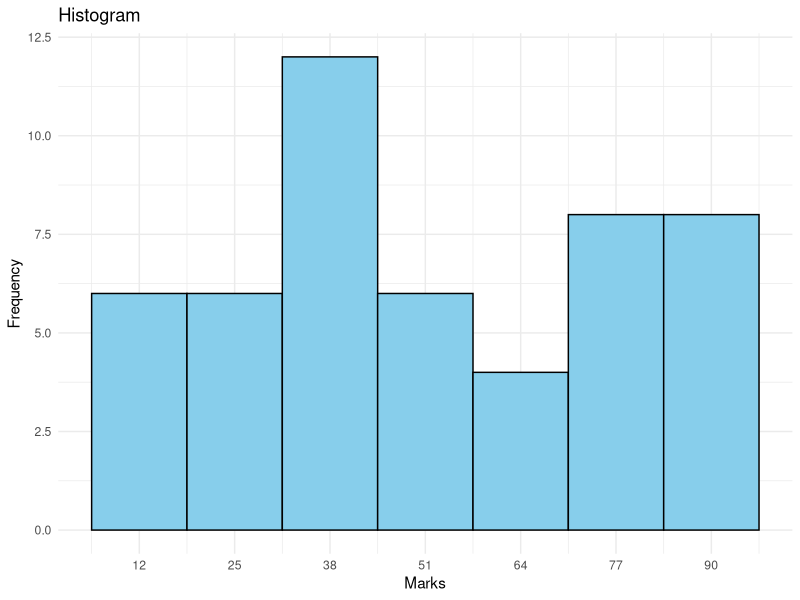
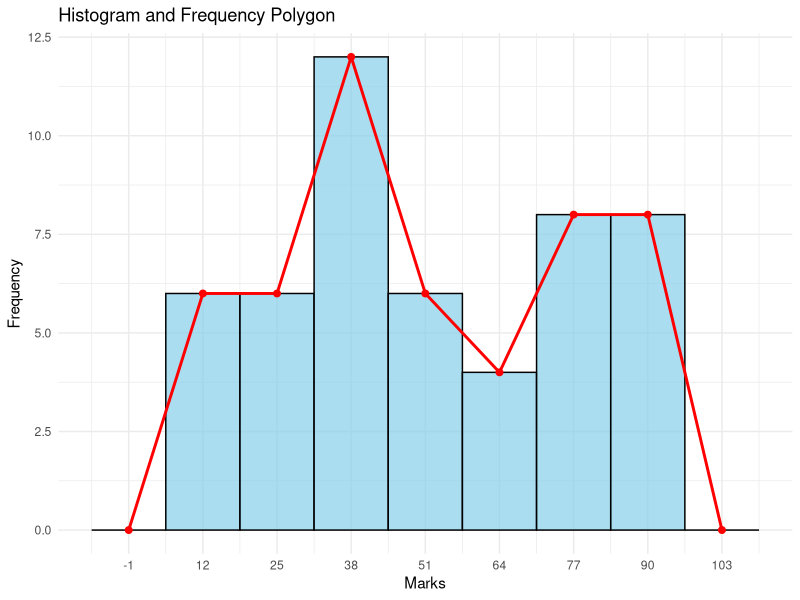
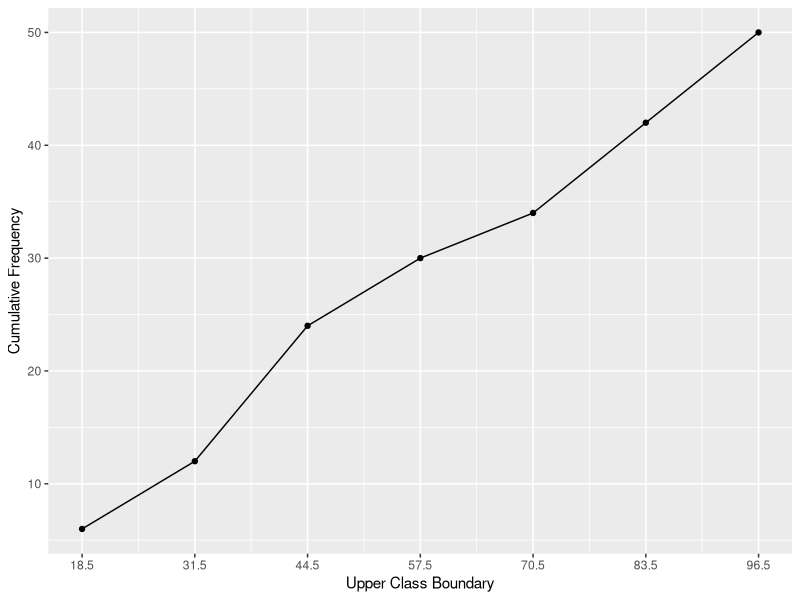

The R source for these figures, in order:
## ---- chunk 1
library(knitr)
library(kableExtra)
set.seed(1)
marks <- round(runif(50, 0, 100),0)
matrix_data <- matrix(marks, ncol = 10, byrow = TRUE)
kable(matrix_data) |>
  kable_styling()

## ---- chunk 2
smarks <- sort(round(runif(50, 0, 100),0))
smatrix_data <- matrix(smarks, ncol = 10, byrow = TRUE)
kable(smatrix_data) |>
  kable_styling()
## ---- chunk 3
kable(smatrix_data) |>
  kable_styling()
## ---- chunk 4
df = data.frame(CI = c("6-18", "19-31", "32-44", "45-57", "58-70", "71-83", "84-96"))
df |> kable()
## ---- chunk 5
df = data.frame(CI = c("6-18", "19-31", "32-44", "45-57", "58-70", "71-83", "84-96"),Tally = c("", "", "", "","", "", ""), Frequency= c(6, 6, 12, 6, 4, 8, 8))
df |> kable()
## ---- chunk 6
df = data.frame(CI = c("6-18", "19-31", "32-44", "45-57", "58-70", "71-83", "84-96"),
                Boundaries = c("5.5-18.5", "18.5-31.5", "31.5-44.5", "44.5-57.5", "57.5-70.5", "70.5-83.5", "83.5-96.5"),
                
            Frequency= c(6, 6, 12, 6, 4, 8, 8))
df |> kable()
## ---- chunk 7
df = data.frame(CI = c("6-18", "19-31", "32-44", "45-57", "58-70", "71-83", "84-96"),
                Boundaries = c("[5.5, 18.5)", "[18.5, 31.5)", "[31.5, 44.5)", "[44.5, 57.5)", "[57.5, 70.5)", "[70.5, 83.5)", "[83.5, 96.5)"),
                
            Frequency= c(6, 6, 12, 6, 4, 8, 8))
df |> kable()
## ---- chunk 8
df = data.frame(CI = c("6-18", "19-31", "32-44", "45-57", "58-70", "71-83", "84-96"),
                Boundaries = c("5.5-18.5", "18.5-31.5", "31.5-44.5", "44.5-57.5", "57.5-70.5", "70.5-83.5", "83.5-96.5"), 
                Mid_point = c(12, 25, 38, 51, 64, 77, 90),
                
            Frequency= c(6, 6, 12, 6, 4, 8, 8))
df |> kable()
## ---- chunk 9
# Create data frame
data <- data.frame(
  CL = c("6-18", "19-31", "32-44", "45-57", "58-70", "71-83", "84-96"),
  Lower_Boundary = c(5.5, 18.5, 31.5, 44.5, 57.5, 70.5, 83.5),
  Upper_Boundary = c(18.5, 31.5, 44.5, 57.5, 70.5, 83.5, 96.5),
  Mid_point = c(12, 25, 38, 51, 64, 77, 90),
  Frequency = c(6, 6, 12, 6, 4, 8, 8)
)
# Load ggplot2
library(ggplot2)

# Create histogram plot
ggplot(data, aes(x = Mid_point, y = Frequency)) +
  geom_bar(stat = "identity", width = 13, col="black", fill="skyblue") +
  scale_x_continuous(breaks = data$Mid_point, labels = data$Mid_point) +
  labs(title = "Histogram", x = "Marks", y = "Frequency") +
  theme_minimal()

## ---- chunk 10
# Load ggplot2
library(ggplot2)
data <- data.frame(
  CL = c("","6-18", "19-31", "32-44", "45-57", "58-70", "71-83", "84-96", ""),
  Lower_Boundary = c(-7.5, 5.5, 18.5, 31.5, 44.5, 57.5, 70.5, 83.5, 96.5),
  Upper_Boundary = c(5.5, 18.5, 31.5, 44.5, 57.5, 70.5, 83.5, 96.5, 109.5),
  Mid_point = c(-1, 12, 25, 38, 51, 64, 77, 90, 103),
  Frequency = c(0,6, 6, 12, 6, 4, 8, 8, 0)
)
# Create histogram and frequency polygon plot
ggplot(data, aes(x = Mid_point, y = Frequency)) +
  geom_bar(stat = "identity", width = 13, fill = "skyblue", alpha = 0.7, col="black") +
  geom_line(aes(group = 1), color = "red", size = 1) +
  geom_point(color = "red", size = 2) +
  scale_x_continuous(breaks = data$Mid_point, labels = data$Mid_point) +
  labs(title = "Histogram and Frequency Polygon", x = "Marks", y = "Frequency") +
  theme_minimal()

## ---- chunk 11
data |> kable()
## ---- chunk 12
df2 = data.frame(
                Boundaries = c("5.5-18.5", "18.5-31.5", "31.5-44.5", "44.5-57.5", "57.5-70.5", "70.5-83.5", "83.5-96.5"),
                
            Frequency= c(6, 6, 12, 6, 4, 8, 8))
df2 |> kable()
## ---- chunk 13
df3 = data.frame(
                Boundaries = c("less than  18.5", "less than  31.5", "less than  44.5", "less than  57.5",  "less than  70.5", "less than  83.5", "less than  96.5"),
                
            Frequency= c( 6, 12, 24, 30, 34, 42, 50))
df3 |> kable() 
## ---- chunk 14
df3 = data.frame(
                Boundaries = c(18.5, 31.5, 44.5, 57.5, 70.5, 83.5, 96.5),
                
            Frequency= c( 6, 12, 24, 30, 34, 42, 50))
ggplot(df3, aes(x=Boundaries, y=Frequency)) +
  geom_point() + geom_line() +
  scale_x_continuous(breaks = df3$Boundaries, labels = df3$Boundaries) + ylab("Cumulative Frequency") + xlab("Upper Class Boundary")
## ---- chunk 15
df2 = data.frame(
                Boundaries = c("5.5-18.5", "18.5-31.5", "31.5-44.5", "44.5-57.5", "57.5-70.5", "70.5-83.5", "83.5-96.5"),
                
            Frequency= c(6, 6, 12, 6, 4, 8, 8))
df2 |> kable()
## ---- chunk 16
df4 = data.frame(
                Boundaries = c( "greater than or equal 5.5", "greater than or equal 18.5", "greater than or equal 31.5", "greater than or equal 44.5", "greater than or equal 57.5",  "greater than or equal 70.5", "greater than or equal 83.5"),
                
            Frequency= c( 50, 44, 38, 26, 20, 16, 8))
df4 |> kable()
## ---- chunk 17
set.seed(8)
dd <- round(rnorm(80, mean=10, sd=10), 0)
ddmat <- matrix(dd, ncol=10)
 kable(ddmat) |>   kable_styling()
